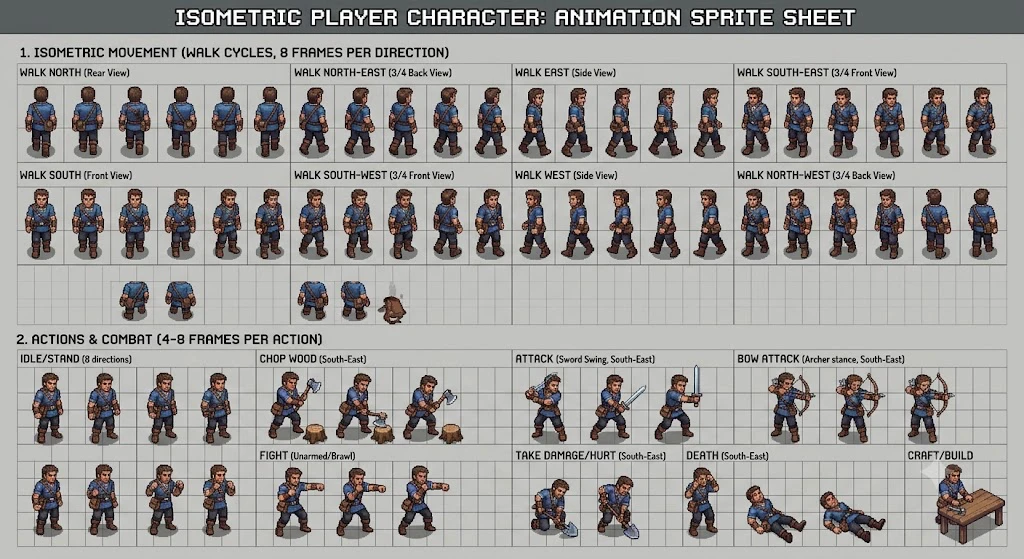
#> input picture assets/source/hero_sheet.webp, 1024 x 559 px, given in place of Idle.png, which was not available
$ python extract_knight.py ../assets/source ../assets/source/ref_7.webp
#> lines starting #> are read from the running program, lines starting #| are printed output that depends on the picture
#!/usr/bin/env python3
"""Cut the "2D HD Character Knight" sheets (15 columns x 8 facings of 128px cells) down to the animations the village hero uses.

  python3 -I tools/extract_knight.py "<.../Spritesheets/With shadows>" assets/sprites/knight

Per sheet: the baked-in ground shadow is removed (the village draws its own), every frame is trimmed to one shared box per sheet,
and the result is written as assets/sprites/knight/<Name>.png plus assets/sprites/knight/atlas.js (window.KNIGHT_ATLAS), a plain script
so the village still opens straight from file://. Row order in the sheets is SE, S, SW, W, NW, N, NE, E.
"""
import json, os, sys
import numpy as np
from PIL import Image

SRC, DST = sys.argv[1], sys.argv[2]
SHEETS = ['Idle', 'Run', 'Melee', 'Pummel', 'Special1', 'TakeDamage', 'Die', 'CastSpell']
COLS, ROWS, CELL = 15, 8, 128
ROW_DIRS = ['SE', 'S', 'SW', 'W', 'NW', 'N', 'NE', 'E']

def strip_shadow(a):
    """Shadow = near-black, partly transparent pixels. Character outlines are opaque, so they survive."""
    m = (a[..., 3] > 0) & (a[..., 3] < 250) & (a[..., :3].max(axis=2) < 40)
    a = a.copy(); a[m] = 0
    return a

os.makedirs(DST, exist_ok=True)
atlas = {'cols': COLS, 'rows': ROWS, 'dirs': ROW_DIRS, 'cell': CELL, 'sheets': {}}
feet = []
for name in SHEETS:
    arr = strip_shadow(np.array(Image.open(os.path.join(SRC, name + '.png')).convert('RGBA')))
#> in strip_shadow, `m = (a[..., 3] > 0) & (a[..., 3] < 250) & (a[..., :3].max(axis=2) < 40)`: m: shape (559, 1024) bool; every value is 0
    x0, y0, x1, y1 = CELL, CELL, 0, 0
    for r in range(ROWS):
        for c in range(COLS):
            cl = arr[r * CELL:(r + 1) * CELL, c * CELL:(c + 1) * CELL, 3]
            ys, xs = np.nonzero(cl > 8)
            if len(xs):
                x0, x1, y0, y1 = min(x0, xs.min()), max(x1, xs.max()), min(y0, ys.min()), max(y1, ys.max())
                if name == 'Idle': feet.append((ys.max(), (xs.min() + xs.max()) / 2))
#> after the loop, feet = 40 pairs, first value 46 to 127, second value 63.5 to 63.5
    x0, y0, x1, y1 = max(0, x0 - 1), max(0, y0 - 1), min(CELL - 1, x1 + 1), min(CELL - 1, y1 + 1)
    w, h = x1 - x0 + 1, y1 - y0 + 1
    out = Image.new('RGBA', (w * COLS, h * ROWS))
#> out: PIL image 1920x1024 RGBA; every value is 0
    for r in range(ROWS):
        for c in range(COLS):
            cell = arr[r * CELL + y0:r * CELL + y0 + h, c * CELL + x0:c * CELL + x0 + w]
            out.paste(Image.fromarray(cell, 'RGBA'), (c * w, r * h))
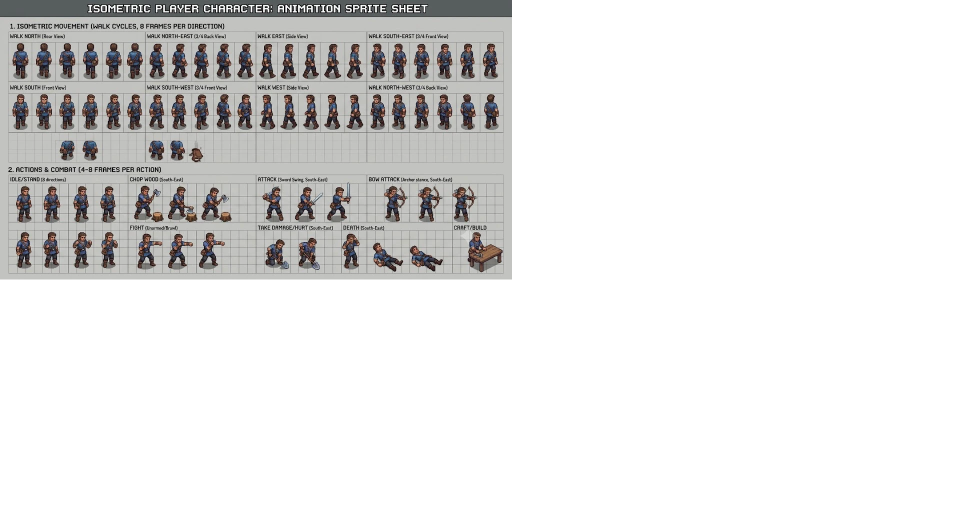
#> out: PIL image 1920x1024 RGBA (shown at 1/2 size); mean R, G, B, A 46.3, 45.8, 45.3, 74.2; transparent parts drawn white
    path = os.path.join(DST, name + '.png')
    out.save(path, optimize=True)
    atlas['sheets'][name] = {'file': 'assets/sprites/knight/' + name + '.png', 'ox': int(x0), 'oy': int(y0), 'w': int(w), 'h': int(h)}
    print(name, (w, h), os.path.getsize(path) // 1024, 'KB')
#> pass 2 of the loop `for name in SHEETS:`:
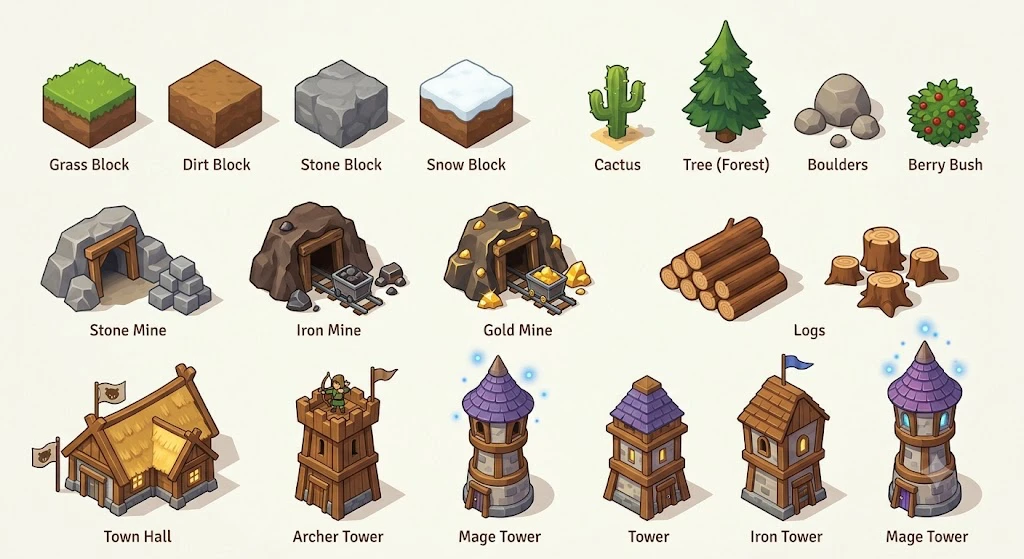
#> input picture assets/source/ref_7.webp, 1024 x 559 px, given in place of Run.png, which was not available
#> after the loop `for r in range(ROWS):`:
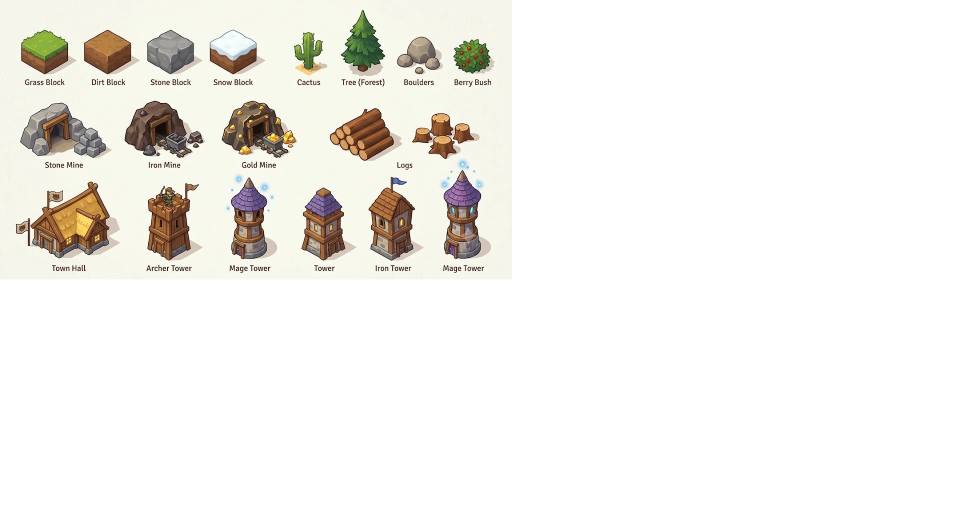
#> out: PIL image 1920x1024 RGBA (shown at 1/2 size); mean R, G, B, A 61.7, 59.9, 55.7, 74.2; transparent parts drawn white
#> (the run stopped early here; a loop or call above may not have finished)
